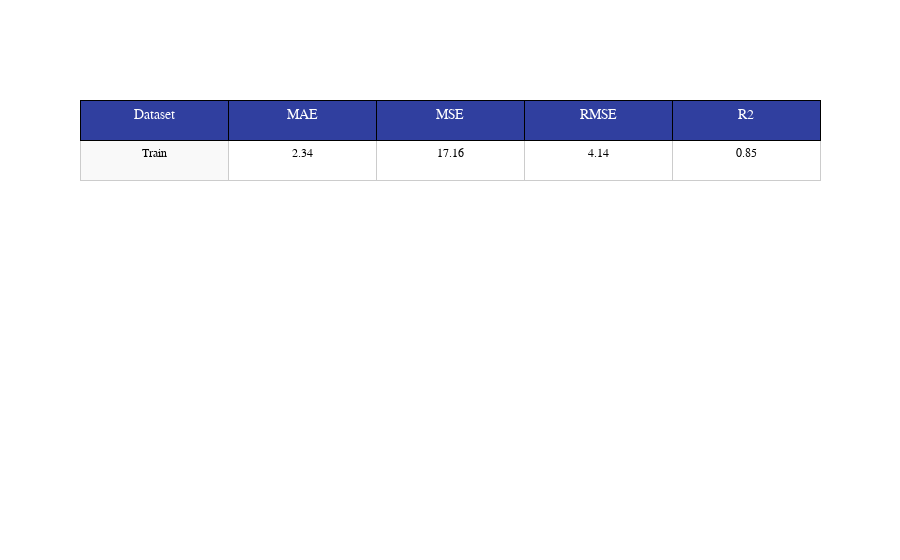

The notebook cell this image was saved under:
### Code cell
ul=create_table(error_rla,10,10)

### Figure 1 — Plotly figure (JSON) as saved in the notebook; plotly's stock layout.template omitted (floating-point values rounded to 4 significant figures)
{"data": [{"cells": {"align": ["center", "center", "center", "center", "center"], "fill": {"color": ["#f9f9f9", "#ffffff"]}, "font": {"color": "rgb(0, 0, 0)", "family": "Arial, sans-serif", "size": 12}, "height": 40, "line": {"color": "rgb(204, 204, 204)", "width": 1}, "values": [["Train"], ["2.34"], ["17.16"], ["4.14"], ["0.85"]]}, "columnwidth": [10, 10], "header": {"align": "center", "fill": {"color": "rgb(48, 63, 159)"}, "font": {"color": "white", "family": "Arial, sans-serif", "size": 14}, "height": 40, "line": {"color": "rgb(0, 0, 0)", "width": 1}, "values": ["Dataset", "MAE", "MSE", "RMSE", "R2"]}, "type": "table"}], "layout": {"autosize": true}}
